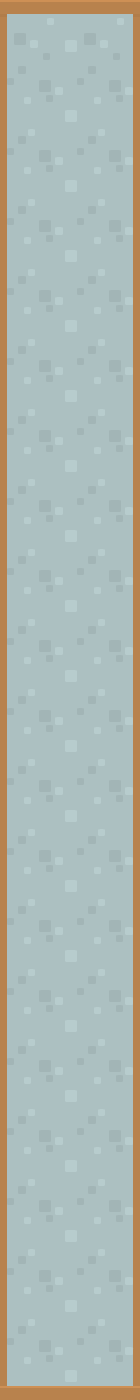

Rendered tile map (Tiled .tmx) drawn with the repository's tilesets; below, a short description and the full map source, tile grids included:
An orthogonal 2x20 tile map with 70x70 px tiles, 1 tile layer (Capa de Patrones 1).

<map version="1.2" tiledversion="1.2.0" orientation="orthogonal" renderorder="right-down" width="2" height="20" tilewidth="70" tileheight="70" infinite="0" nextlayerid="2" nextobjectid="1">
 <tileset firstgid="1" source="../../Tiles/Tilesheet 1.tsx" />
 <layer id="1" name="Capa de Patrones 1" width="2" height="20">
  <data encoding="csv">
131,133,
155,157,
155,157,
155,157,
155,157,
155,157,
155,157,
155,157,
155,157,
155,157,
155,157,
155,157,
155,157,
155,157,
155,157,
155,157,
155,157,
155,157,
155,157,
179,181
</data>
 </layer>
</map>
